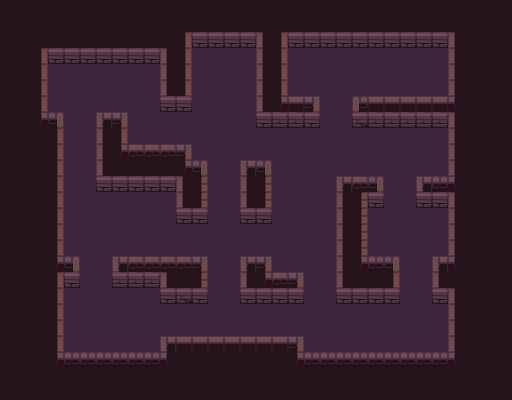

This is a level from a 2D game, rendered from its Tiled map with the project's own tilesets. A one-line summary and the complete map file follow:
An orthogonal 32x25 tile map with 16x16 px tiles, 2 tile layers (Floor, Walls), 1 hidden layer not drawn.

<map version="1.10" tiledversion="1.11.2" orientation="orthogonal" renderorder="right-down" width="32" height="25" tilewidth="16" tileheight="16" infinite="0" nextlayerid="4" nextobjectid="1">
 <tileset firstgid="1" name="Dungeon_Tileset" tilewidth="16" tileheight="16" tilecount="100" columns="10">
  <image source="Dungeon_Tileset.png" width="160" height="160" />
 </tileset>
 <layer id="1" name="Floor" width="32" height="25">
  <data encoding="csv">
79,79,79,79,79,79,79,79,79,79,79,79,79,79,79,79,79,79,79,79,79,79,79,79,79,79,79,79,79,79,79,79,
79,79,79,79,79,79,79,79,79,79,79,79,79,79,79,79,79,79,79,79,79,79,79,79,79,79,79,79,79,79,79,79,
79,79,79,79,79,79,79,79,79,79,79,79,79,79,79,79,79,79,79,79,79,79,79,79,79,79,79,79,79,79,79,79,
79,79,79,79,79,79,79,79,79,79,79,79,80,80,80,80,79,79,80,80,80,80,80,80,80,80,80,80,79,79,79,79,
79,79,79,80,80,80,80,80,80,80,79,79,80,80,80,80,79,79,80,80,80,80,80,80,80,80,80,80,79,79,79,79,
79,79,79,80,80,80,80,80,80,80,79,79,80,80,80,80,79,79,80,80,80,80,80,80,80,80,80,80,79,79,79,79,
79,79,79,80,80,80,80,80,80,80,79,79,80,80,80,80,79,79,79,79,80,80,79,79,79,79,79,79,79,79,79,79,
79,79,79,79,80,80,79,79,80,80,80,80,80,80,80,80,79,79,79,79,80,80,79,79,79,79,79,79,79,79,79,79,
79,79,79,79,80,80,79,79,80,80,80,80,80,80,80,80,80,80,80,80,80,80,80,80,80,80,80,80,79,79,79,79,
79,79,79,79,80,80,79,79,79,79,79,79,80,80,80,80,80,80,80,80,80,80,80,80,80,80,80,80,79,79,79,79,
79,79,79,79,80,80,79,79,79,79,79,79,79,80,80,79,79,80,80,80,80,80,80,80,80,80,80,80,79,79,79,79,
79,79,79,79,80,80,79,79,79,79,79,79,79,80,80,79,79,80,80,80,80,79,79,79,80,80,79,79,79,79,79,79,
79,79,79,79,80,80,80,80,80,80,80,79,79,80,80,79,79,80,80,80,80,79,79,79,80,80,79,79,79,79,79,79,
79,79,79,79,80,80,80,80,80,80,80,79,79,80,80,79,79,80,80,80,80,79,79,80,80,80,80,80,79,79,79,79,
79,79,79,79,80,80,80,80,80,80,80,80,80,80,80,80,80,80,80,80,80,79,79,80,80,80,80,80,79,79,79,79,
79,79,79,79,80,80,80,80,80,80,80,80,80,80,80,80,80,80,80,80,80,79,79,80,80,80,80,80,79,79,79,79,
79,79,79,79,79,80,80,79,79,79,79,79,79,80,80,79,79,80,80,80,80,79,79,79,79,80,80,79,79,79,79,79,
79,79,79,79,79,80,80,79,79,79,79,79,79,80,80,79,79,79,79,80,80,79,79,79,79,80,80,79,79,79,79,79,
79,79,79,79,80,80,80,80,80,80,79,79,79,80,80,79,79,79,79,80,80,79,79,79,79,80,80,79,79,79,79,79,
79,79,79,79,80,80,80,80,80,80,80,80,80,80,80,80,80,80,80,80,80,80,80,80,80,80,80,80,79,79,79,79,
79,79,79,79,80,80,80,80,80,80,80,80,80,80,80,80,80,80,80,80,80,80,80,80,80,80,80,80,79,79,79,79,
79,79,79,79,80,80,80,80,80,80,79,79,79,79,79,79,79,79,80,80,80,80,80,80,80,80,80,80,79,79,79,79,
79,79,79,79,79,79,79,79,79,79,79,79,79,79,79,79,79,79,79,79,79,79,79,79,79,79,79,79,79,79,79,79,
79,79,79,79,79,79,79,79,79,79,79,79,79,79,79,79,79,79,79,79,79,79,79,79,79,79,79,79,79,79,79,79,
79,79,79,79,79,79,79,79,79,79,79,79,79,79,79,79,79,79,79,79,79,79,79,79,79,79,79,79,79,79,79,79
</data>
 </layer>
 <layer id="2" name="Walls" width="32" height="25">
  <data encoding="csv">
0,0,0,0,0,0,0,0,0,0,0,0,0,0,0,0,0,0,0,0,0,0,0,0,0,0,0,0,0,0,0,0,
0,0,0,0,0,0,0,0,0,0,0,0,0,0,0,0,0,0,0,0,0,0,0,0,0,0,0,0,0,0,0,0,
0,0,0,0,0,0,0,0,0,0,0,11,2,2,2,2,36,31,2,2,2,2,2,2,2,2,2,2,16,0,0,0,
0,0,11,2,2,2,2,2,2,2,16,11,0,0,0,0,36,31,0,0,0,0,0,0,0,0,0,0,16,0,0,0,
0,0,11,0,0,0,0,0,0,0,16,11,0,0,0,0,36,31,0,0,0,0,0,0,0,0,0,0,16,0,0,0,
0,0,11,0,0,0,0,0,0,0,16,11,0,0,0,0,36,31,0,0,0,0,0,0,0,0,0,0,16,0,0,0,
0,0,11,0,0,0,0,0,0,0,2,2,0,0,0,0,36,41,52,54,0,0,55,52,52,52,52,52,46,0,0,0,
0,0,41,56,0,0,51,54,0,0,0,0,0,0,0,0,5,3,3,5,0,0,4,3,3,3,3,3,16,0,0,0,
0,0,0,11,0,0,16,11,0,0,0,0,0,0,0,0,0,0,0,0,0,0,0,0,0,0,0,0,16,0,0,0,
0,0,0,11,0,0,16,41,42,42,42,54,0,0,0,0,0,0,0,0,0,0,0,0,0,0,0,0,16,0,0,0,
0,0,0,11,0,0,16,0,0,0,0,41,56,0,0,51,56,0,0,0,0,0,0,0,0,0,0,0,16,0,0,0,
0,0,0,11,0,0,2,2,2,2,2,16,1,0,0,16,1,0,0,0,0,51,42,56,0,0,51,44,46,0,0,0,
0,0,0,11,0,0,0,0,0,0,0,16,1,0,0,16,1,0,0,0,0,16,1,2,0,0,2,2,16,0,0,0,
0,0,0,11,0,0,0,0,0,0,0,2,2,0,0,2,2,0,0,0,0,16,1,0,0,0,0,0,16,0,0,0,
0,0,0,11,0,0,0,0,0,0,0,0,0,0,0,0,0,0,0,0,0,16,1,0,0,0,0,0,16,0,0,0,
0,0,0,11,0,0,0,0,0,0,0,0,0,0,0,0,0,0,0,0,0,16,1,0,0,0,0,0,16,0,0,0,
0,0,0,41,56,0,0,51,42,42,42,42,54,0,0,51,54,0,0,0,0,16,41,43,56,0,0,51,46,0,0,0,
0,0,0,11,2,0,0,3,3,3,16,0,1,0,0,16,41,42,54,0,0,16,0,0,31,0,0,16,0,0,0,0,
0,0,0,11,0,0,0,0,0,0,2,4,2,0,0,2,2,2,2,0,0,2,2,2,2,0,0,2,16,0,0,0,
0,0,0,11,0,0,0,0,0,0,0,0,0,0,0,0,0,0,0,0,0,0,0,0,0,0,0,0,16,0,0,0,
0,0,0,11,0,0,0,0,0,0,0,0,0,0,0,0,0,0,0,0,0,0,0,0,0,0,0,0,16,0,0,0,
0,0,0,11,0,0,0,0,0,0,51,52,52,52,52,52,52,52,54,0,0,0,0,0,0,0,0,0,16,0,0,0,
0,0,0,41,43,43,43,43,43,43,46,0,0,0,0,0,0,0,41,43,43,43,43,43,43,43,43,43,46,0,0,0,
0,0,0,0,0,0,0,0,0,0,0,0,0,0,0,0,0,0,0,0,0,0,0,0,0,0,0,0,0,0,0,0,
0,0,0,0,0,0,0,0,0,0,0,0,0,0,0,0,0,0,0,0,0,0,0,0,0,0,0,0,0,0,0,0
</data>
 </layer>
 <layer id="3" name="Objects" width="32" height="25" visible="0">
  <data encoding="csv">
0,0,0,0,0,0,0,0,0,0,0,0,0,0,0,0,0,0,0,0,0,0,0,0,0,0,0,0,0,0,0,0,
0,0,0,0,0,0,0,0,0,0,0,0,0,0,0,0,0,0,0,0,0,0,0,0,0,0,0,0,0,0,0,0,
0,0,0,0,0,0,0,0,0,0,0,0,0,0,0,0,0,0,0,0,0,0,0,0,0,0,0,0,0,0,0,0,
0,0,0,0,0,0,0,0,0,0,0,0,0,0,0,0,0,0,0,0,0,0,0,0,0,0,0,0,0,0,0,0,
0,0,0,0,0,0,0,0,0,0,0,0,0,0,0,0,0,0,0,0,0,0,0,0,0,0,0,0,0,0,0,0,
0,0,0,0,0,69,85,0,88,0,0,0,0,0,0,0,0,0,0,0,0,0,0,0,0,0,0,0,0,0,0,0,
0,0,0,0,0,0,0,0,0,0,0,0,0,0,0,0,0,0,0,0,0,0,0,0,0,0,0,0,0,0,0,0,
0,0,0,0,0,92,0,0,0,0,0,0,0,0,0,0,0,0,0,0,0,0,0,0,0,0,0,0,0,0,0,0,
0,0,0,0,0,0,0,0,0,0,0,0,0,0,0,0,0,0,0,0,0,0,0,0,0,0,0,0,0,0,0,0,
0,0,0,0,0,0,0,0,78,0,0,0,0,0,0,0,0,0,0,0,0,0,0,0,0,0,0,0,0,0,0,0,
0,0,0,0,0,0,0,0,0,0,0,0,0,0,0,0,0,0,0,0,0,0,0,0,0,0,0,0,0,0,0,0,
0,0,0,0,0,0,0,0,0,0,0,0,0,0,0,0,0,0,0,0,0,0,0,0,0,0,0,0,0,0,0,0,
0,0,0,0,0,0,0,0,0,0,0,0,0,0,0,0,0,0,0,0,0,0,0,0,0,0,0,0,0,0,0,0,
0,0,0,0,0,0,0,0,0,0,0,0,0,0,0,0,0,0,0,0,0,0,0,0,0,0,0,0,0,0,0,0,
0,0,0,0,0,0,0,0,0,0,0,0,0,0,0,0,0,0,0,0,0,0,0,0,0,0,0,0,0,0,0,0,
0,0,0,0,0,0,0,0,0,0,0,0,0,0,0,0,0,0,0,0,0,0,0,0,0,0,0,0,0,0,0,0,
0,0,0,0,0,0,0,0,0,0,0,0,0,0,0,0,0,0,0,0,0,0,0,0,0,0,0,0,0,0,0,0,
0,0,0,0,0,0,0,0,0,0,0,0,0,0,0,0,0,0,0,0,0,0,0,0,0,0,0,0,0,0,0,0,
0,0,0,0,0,0,0,0,0,0,0,0,0,0,0,0,0,0,0,0,0,0,0,0,0,0,0,0,0,0,0,0,
0,0,0,0,0,0,0,0,0,0,0,0,0,0,0,0,0,0,0,0,0,0,0,0,0,0,0,0,0,0,0,0,
0,0,0,0,0,0,0,0,0,0,0,0,0,0,0,0,0,0,0,0,0,0,0,0,0,0,0,0,0,0,0,0,
0,0,0,0,0,0,0,0,0,0,0,0,0,0,0,0,0,0,0,0,0,0,0,0,0,0,0,0,0,0,0,0,
0,0,0,0,0,0,0,0,0,0,0,0,0,0,0,0,0,0,0,0,0,0,0,0,0,0,0,0,0,0,0,0,
0,0,0,0,0,0,0,0,0,0,0,0,0,0,0,0,0,0,0,0,0,0,0,0,0,0,0,0,0,0,0,0,
0,0,0,0,0,0,0,0,0,0,0,0,0,0,0,0,0,0,0,0,0,0,0,0,0,0,0,0,0,0,0,0
</data>
 </layer>
</map>
